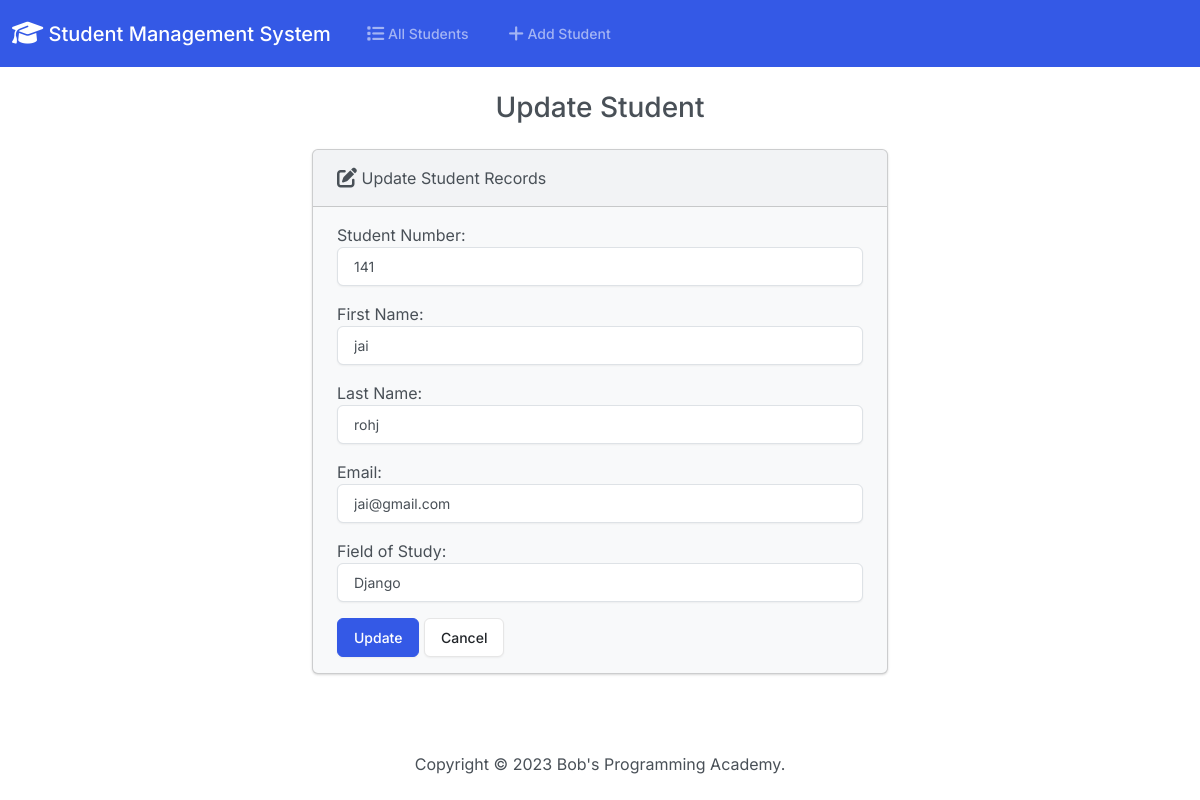
Screenshot of /edit/5 with the database file from the repository.
### students/models.py (models this page shows, shortened)
class Student(models.Model):
    student_number = models.PositiveIntegerField()
    first_name = models.CharField(max_length=100)
    last_name = models.CharField(max_length=100)
    email = models.EmailField(max_length=100)
    field_of_study = models.CharField(max_length=100)
    gpa = models.FloatField

### students/views.py (the view)
# urls.py: path('edit/<int:id>',views.edit,name='edit'),
def edit(request,id):
   if request.method == 'POST':
      student = Student.objects.get(pk=id)
      form = StudentForm(request.POST,instance=student)
      if form.is_valid():
         form.save()
         return render(request, 'students/edit.html', {
            'form':form,
            'success':True
         })
   else:
         student = Student.objects.get(pk=id)
         form = StudentForm(instance=student)
         return render(request, 'students/edit.html',{
            'form':form,
         })

### students/forms.py
class StudentForm(forms.ModelForm):
    class Meta:
        model = Student
        fields = ['student_number','first_name','last_name','email','field_of_study']
        labels = {'student_number':'Student Number',
                  'first_name': 'First Name',
                  'last_name': 'Last Name',
                  'email':'Email',
                  'field_of_study':'Field of Study'
                  }
        widgets = {
      'student_number': forms.NumberInput(attrs={'class': 'form-control'}),
      'first_name': forms.TextInput(attrs={'class': 'form-control'}),
      'last_name': forms.TextInput(attrs={'class': 'form-control'}),
      'email': forms.EmailInput(attrs={'class': 'form-control'}),
      'field_of_study': forms.TextInput(attrs={'class': 'form-control'}),
    }

### students/templates/students/edit.html (shortened to what this page needs)
{% extends "students/base.html" %}
{% block body %}
  <h3 class="text-center m-4">Update Student</h3>
  {% if success %}
    <div class="alert alert-success" role="alert">
      The student updated successfully.
      <a href="{% url 'index' %}" class="alert-link">Go to Home Page.</a>
    </div>
  {% else %}
    <div class="row justify-content-center">
      <div class="col-6">
        <div class="card bg-light mb-3">
          <div class="card-header">
            <i class="fa-solid fa-pen-to-square fa-lg"></i> Update Student Records
          </div>
          <div class="card-body">
            <form action="" method="POST">
              {{ form.as_p }}
              <button type="submit" class="btn btn-primary">Update</button>
              <a href="{% url 'index' %}" class="btn btn-secondary">Cancel</a>
            </form>
          </div>
        </div>
      </div>
    </div>
  {% endif %}
{% endblock %}

### rows the page displays
Student: student_number "141", first_name "jai", last_name "rohj", email "jai@gmail.com", field_of_study "Django"
